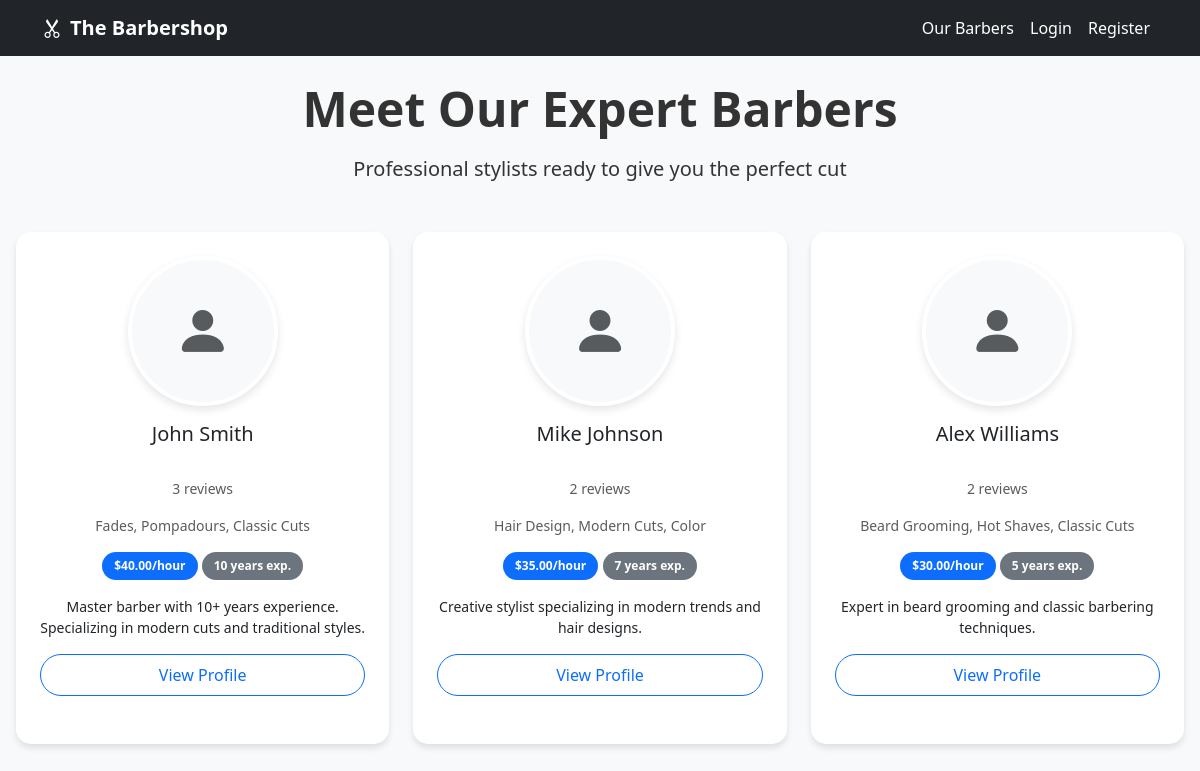
/barbers/, run on the app's committed database.
### barbers/models.py (models this page shows, shortened)
class Barber(models.Model):
    user = models.OneToOneField(
        settings.AUTH_USER_MODEL,
        on_delete=models.CASCADE,
        related_name='barber_profile'
    )
    bio = models.TextField(blank=True)
    experience_years = models.IntegerField(default=0)
    specialties = models.CharField(max_length=200, blank=True)
    hourly_rate = models.DecimalField(max_digits=6, decimal_places=2, default=25.00)
    photo = models.ImageField(upload_to='barber_photos/', blank=True)
    available = models.BooleanField(default=True)
    created_at = models.DateTimeField(auto_now_add=True)
    updated_at = models.DateTimeField(auto_now=True)
    def __str__(self):
        return f"{self.user.get_full_name() or self.user.username}"
    @property
    def average_rating(self):
        reviews = self.reviews.all()
        if reviews:
            return sum(review.rating for review in reviews) / len(reviews)
        return 0

### accounts/models.py (models this page shows, shortened)
class User(AbstractUser):
    is_barber = models.BooleanField(default=False)
    is_admin = models.BooleanField(default=False)
    phone = models.CharField(max_length=15, blank=True)
    address = models.TextField(blank=True)
    class Meta:
        db_table = 'auth_user'

### barbers/views.py (the view)
# urls.py: path('', views.barber_list, name='list'),
def barber_list(request):
    barbers = Barber.objects.filter(available=True).select_related('user').annotate(
        avg_rating=Avg('reviews__rating'),
        review_count=Count('reviews')
    )
    favorite_barber_ids = []
    if request.user.is_authenticated and not request.user.is_barber:
        favorite_barber_ids = FavoriteBarber.objects.filter(
            client=request.user
        ).values_list('barber_id', flat=True)
    context = {
        'barbers': barbers,
        'favorite_barber_ids': list(favorite_barber_ids)
    }
    return render(request, 'barbers/barber_list.html', context)

### templates/barbers/barber_list.html (shortened to what this page needs)
{% extends 'base.html' %}
{% block content %}
<div class="text-center mb-5">
    <h1 class="display-5 fw-bold mb-3">Meet Our Expert Barbers</h1>
    <p class="lead">Professional stylists ready to give you the perfect cut</p>
</div>
<div class="row g-4">
    {% for barber in barbers %}
    <div class="col-md-6 col-lg-4">
        <div class="card h-100">
            <div class="card-body text-center">
                {% if barber.photo %}
                    <img src="{{ barber.photo.url }}" alt="{{ barber }}" class="profile-image mb-3">
                {% else %}
                    <div class="profile-image mx-auto mb-3 bg-light d-flex align-items-center justify-content-center">
                        <i class="bi bi-person-fill display-4 text-muted"></i>
                    </div>
                {% endif %}
                <h5 class="card-title">{{ barber }}</h5>
                <small class="text-muted d-block mb-3">{{ barber.reviews.count }} review{{ barber.reviews.count|pluralize }}</small>
                {% if barber.specialties %}
                <p class="text-muted small mb-3">{{ barber.specialties }}</p>
                {% endif %}
                <div class="mb-3">
                    <span class="badge bg-primary">${{ barber.hourly_rate }}/hour</span>
                    {% if barber.experience_years %}
                        <span class="badge bg-secondary">{{ barber.experience_years }} year{{ barber.experience_years|pluralize }} exp.</span>
                    {% endif %}
                </div>
                {% if barber.bio %}
                <p class="card-text small">{{ barber.bio|truncatewords:20 }}</p>
                {% endif %}
                <div class="d-grid gap-2">
                    <a href="{% url 'barbers:detail' barber.pk %}" class="btn btn-outline-primary">View Profile</a>
                </div>
            </div>
        </div>
    </div>
    {% endfor %}
</div>
{% endblock %}

### templates/base.html (shortened to what this page needs)
{% load static %}
<!DOCTYPE html>
<html lang="en">
<head>
    <link href="https://cdnjs.cloudflare.com/ajax/libs/bootstrap/5.3.0/css/bootstrap.min.css" rel="stylesheet">
    <link href="https://cdnjs.cloudflare.com/ajax/libs/bootstrap-icons/1.10.0/font/bootstrap-icons.min.css" rel="stylesheet">
    <link href="{% static 'css/style.css' %}" rel="stylesheet">
</head>
<body>
    <nav class="navbar navbar-expand-lg navbar-dark bg-dark d-none d-lg-flex">
        <div class="container">
            <a class="navbar-brand fw-bold" href="/">
                <i class="bi bi-scissors me-2"></i>The Barbershop
            </a>
            <div class="navbar-nav ms-auto">
                {% if user.is_authenticated %}
                    <a class="nav-link" href="/accounts/dashboard/">Dashboard</a>
                    {% if user.is_superuser or user.is_admin %}
                        <a class="nav-link" href="/admin/">
                            <i class="bi bi-gear me-1"></i>Django Admin
                        </a>
                        <a class="nav-link" href="/shop/revenue/">
                            <i class="bi bi-graph-up me-1"></i>Revenue Analytics
                        </a>
                        <a class="nav-link" href="/barbers/">
                            <i class="bi bi-people me-1"></i>All Barbers
                        </a>
                        <a class="nav-link" href="/shop/settings/">Settings</a>
                    {% elif user.is_barber %}
                        <a class="nav-link" href="/bookings/manage/">
                            <i class="bi bi-calendar-check me-1"></i>Manage Bookings
                        </a>
                        <a class="nav-link" href="/barbers/schedule/">My Schedule</a>
                        <a class="nav-link" href="/shop/revenue/">
                            <i class="bi bi-graph-up me-1"></i>My Revenue
                        </a>
                    {% else %}
                        <a class="nav-link" href="{% url 'barbers:list' %}">
                            <i class="bi bi-people me-1"></i>Our Barbers
                        </a>
                        <a class="nav-link" href="{% url 'bookings:book' %}">
                            <i class="bi bi-calendar-plus me-1"></i>Book Appointment
                        </a>
                        <a class="nav-link" href="{% url 'bookings:history' %}">My Bookings</a>
                    {% endif %}
                    <a class="nav-link" href="{% url 'accounts:profile' %}">Profile</a>
                    <a class="nav-link logout-link" href="#" onclick="document.getElementById('logout-form').submit(); return false;">
                        <i class="bi bi-box-arrow-right me-1"></i>Logout
                    </a>
                    <form id="logout-form" method="post" action="/accounts/logout/" style="display: none;">
                        {% csrf_token %}
                    </form>
                {% else %}
                    <a class="nav-link" href="/barbers/">Our Barbers</a>
                    <a class="nav-link" href="/accounts/login/">Login</a>
                    <a class="nav-link" href="/accounts/register/">Register</a>
                {% endif %}
            </div>
        </div>
    </nav>
    <main class="main-content">
        <div class="container-fluid px-3 py-4">
            {% block content %}
            {% endblock %}
        </div>
    </main>
</body>
</html>

### static/css/style.css (style rules this page uses)
:root { --primary-color: #212529; --secondary-color: #6c757d; --accent-color: #ffc107; --text-color: #333; --bg-color: #f8f9fa; --border-color: #dee2e6; --success-color: #28a745; --warning-color: #ffc107; --danger-color: #dc3545; --info-color: #17a2b8; }
body { font-family: 'Segoe UI', Tahoma, Geneva, Verdana, sans-serif; background-color: var(--bg-color); color: var(--text-color); padding-bottom: 80px; }
.main-content { min-height: calc(100vh - 160px); }
.card { border: none; border-radius: 15px; box-shadow: 0 4px 6px rgba(0, 0, 0, 0.1); transition: transform 0.3s ease, box-shadow 0.3s ease; margin-bottom: 1.5rem; }
.card-body { padding: 1.5rem; }
.btn { border-radius: 25px; padding: 0.5rem 1.5rem; font-weight: 500; transition: all 0.3s ease; }
.navbar-nav .nav-link { padding: 0.5rem 1rem; color: #ffffff !important; text-decoration: none; transition: color 0.3s ease; }
.profile-image { width: 150px; height: 150px; object-fit: cover; border-radius: 50%; border: 4px solid white; box-shadow: 0 4px 8px rgba(0, 0, 0, 0.1); }
.badge { font-size: 0.75rem; padding: 0.5rem 0.75rem; border-radius: 20px; }

### data on the page
Barber: user.last_name "John Smith", reviews.count "3", specialties "Fades, Pompadours, Classic Cuts", hourly_rate "40.00", experience_years "10", bio "Master barber with 10+ years experience. Specializing in modern cuts and traditional styles."
Barber: user.last_name "Mike Johnson", reviews.count "2", specialties "Hair Design, Modern Cuts, Color", hourly_rate "35.00", experience_years "7", bio "Creative stylist specializing in modern trends and hair designs."
Barber: user.last_name "Alex Williams", reviews.count "2", specialties "Beard Grooming, Hot Shaves, Classic Cuts", hourly_rate "30.00", experience_years "5", bio "Expert in beard grooming and classic barbering techniques."
